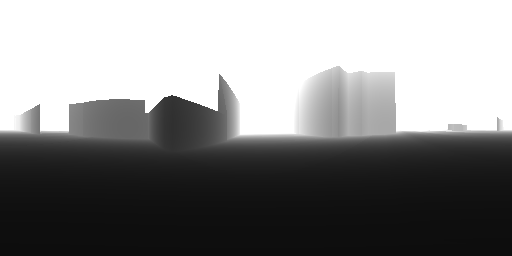
%> input picture src/img/pano_depth/0d.png, 512 x 256 px, given in place of 4.png, which was not available
$ octave selectPt.m   (GNU Octave 9; MATLAB toolbox functions it lacks are replaced by stand-ins)
%> lines starting %> are read from the running program, lines starting %| are printed output that depends on the picture; pictures that were not available may be replaced by others from this repository, and a replacement may not be noted
clear;clc;close all;
%% environment settle
% run('lib/vlfeat-0.9.20/toolbox/vl_setup')
% vl_version verbose
%% Read Image
imgPath = 'src/img/pano_depth/';
imgFileEx = '.png';
I1 = im2double(imread(strcat(imgPath, '4', imgFileEx)));
%> I1: size 256x512x3 double; min 0.051, max 1, mean 0.534
I2 = im2double(imread(strcat(imgPath, '5', imgFileEx)));
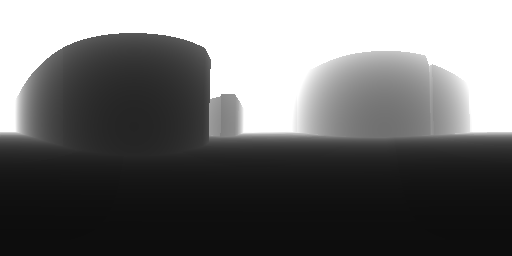
%> input picture src/img/pano_depth/10d.png, 512 x 256 px, given in place of 5.png, which was not available
%> I2: size 256x512x3 double; min 0.051, max 1, mean 0.434
D1 = im2double(imread(strcat(imgPath, '4d', imgFileEx)));
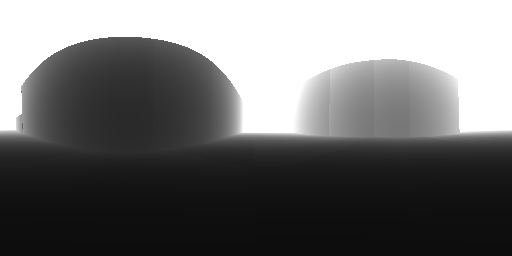
%> input picture src/img/pano_depth/4d.png, 512 x 256 px
%> D1: size 256x512x3 double; min 0.051, max 1, mean 0.444
D2 = im2double(imread(strcat(imgPath, '5d', imgFileEx)));
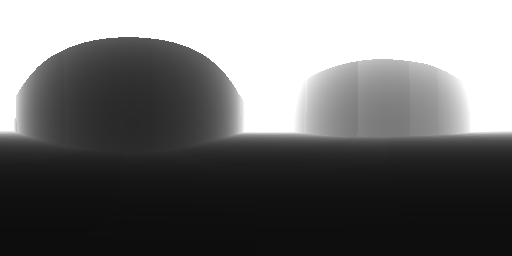
%> input picture src/img/pano_depth/5d.png, 512 x 256 px
%> D2: size 256x512x3 double; min 0.051, max 1, mean 0.442
[m,n,p] = size(I2);
%> m = 256; n = 512; p = 3
[md,nd,pd] = size(D2);
%> md = 256; nd = 512; pd = 3
%% Manually Select Points
% Point selected from RGB MANUALLY
p1 = [146 181; 363 226; 508 238;];  % Nx2 points [w h] selected from RGBimg1
p2 = [66 193; 283 238; 683 251;];  % Nx2 points [w h] selected from RGBimg2
% Transform RGB axis to Depth axis
pd1 = round([nd*(p1(:,1)/n), p1(:,2)*md/m]);
%> pd1 = [146 181; 363 226; 508 238]
pd2 = round([nd*(p2(:,1)/n), p2(:,2)*md/m]);
%> pd2 = [66 193; 283 238; 683 251]

% pd1 = [nd*(1-p1(:,1)/n), p1(:,2)*md/m];
% pd2 = [nd*(1-p2(:,1)/n), p2(:,2)*md/m];


%% Manually Get Depth
% Depth recorded directly from point cloud MANUALLY
% Can't recover it from depth pano due to the information loss
d1 = [9.2810640335083; 18.108922958374023; 11.759673118591309;];
d2 = [16.902694702148438; 9.953967094421387; 7.9868340492248535;];
d1 = d1*ones(1,p);
d2 = d2*ones(1,p);
%% Pano [w h] + depth TRANSFORM to 3dWorld [X Y Z]
% Two way to get 3dWorld aixs [X Y Z]
% 1. Directly recorded from point cloud
% tp1 = [29.33283852566307 -24.72428340173156 -9.69026093972584;
%       -13.038405768291675 5.049593606683845 -5.400684500949997;
%       -9.838551450456789 5.028348756320817 7.111297638640075;
%       -12.057916210838957 -65.22339786279981 48.13789987961814;
%       60.68893375510212 -47.05699239165295 49.80612077081788];
% tp2 = [37.892414234614705 -22.76664484538064 -9.4915556559384;
%       -3.392805580053233 5.075567453187084 -5.35782550044239;
%       -0.6499018769913529 5.061353777679485 7.54691981641901;
%       -1.1471251415324246 -61.43509106169593 46.728697702155216;
%       71.27984529921493 -46.60051222626635 50.20093101787486];
% 2. or Transformed by formula
lng = 360*pd1(:,1)/nd; lat = 180*pd1(:,2)/md-90; r = cos(lat * pi / 180);
tp1 = [r.*cos(lng * pi / 180.0), sin(lat * pi / 180.0), r .* sin(lng * pi / 180.0)].*d1*2;
lng = 360*pd2(:,1)/nd; lat = 180*pd2(:,2)/md-90; r = cos(lat * pi / 180);
tp2 = [r.*cos(lng * pi / 180.0), sin(lat * pi / 180.0), r .* sin(lng * pi / 180.0)].*d2*2;
%% RANSAC fitting to find Rt
save('3dp', 'tp1', 'tp2');
error3D_threshold = 0.005;
error3D_threshold2 = error3D_threshold^2;
load('3dp.mat');
%> (the run ends here)
